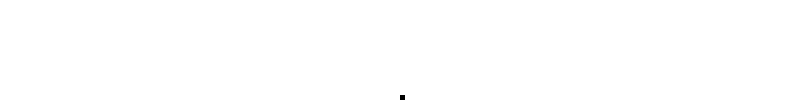
Frame 1 (no input)
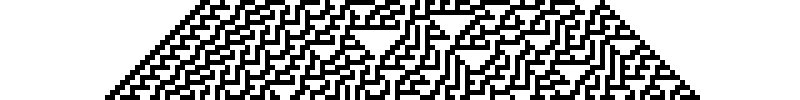
Frame 60 (the mouse pressed at the canvas centre just before this capture)
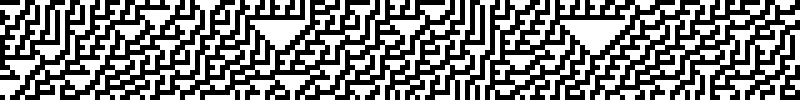
Frame 120 (the mouse held since frame 60 and released just before this capture)

The Processing sketch that drew these frames (run headless with seeded random() and noise(); from frame 60 on, the mouse is pressed at the canvas centre):

// Processing sketch: Exercise_7_04_WolframCA_scrolling_30
// ── Exercise_7_04_WolframCA_scrolling_30.pde
// The Nature of Code
// Daniel Shiffman
// http://natureofcode.com

// Wolfram Cellular Automata

// Simple demonstration of a Wolfram 1-dimensional cellular automata
// with the system scrolling by
// Also implements wrap around

CA ca;   // An object to describe a Wolfram elementary Cellular Automata


void setup() {
  size(800, 100);
  frameRate(30);
  background(255);
  //int[] ruleset = {0,1,1,1,1,0,1,1};           // Rule 222  
  //int[] ruleset = {0,1,1,1,1,1,0,1};           // Rule 190  
  int[] ruleset = {0,1,1,1,1,0,0,0};           // Rule 30  
  //int[] ruleset = {0,1,1,1,0,1,1,0};             // Rule 110  
  
  ca = new CA(ruleset);                 // Initialize CA
}

void draw() {
  ca.display();          // Draw the CA
  ca.generate();
}


// ── CA.pde
// The Nature of Code
// Daniel Shiffman
// http://natureofcode.com

// Wolfram Cellular Automata

// A class to manage the CA

class CA {

  int generation;  // How many generations?
  int[] ruleset;   // An array to store the ruleset, for example {0,1,1,0,1,1,0,1}
  int w = 5;
  int[][] matrix;  // Store a history of generations in 2D array, not just one

  int cols;
  int rows;


  CA(int[] r) {
    ruleset = r;
    cols = width/w;
    rows = height/w;
    matrix = new int[cols][rows];
    restart();
  }

  // Make a random ruleset
  void randomize() {
    for (int i = 0; i < 8; i++) {
      ruleset[i] = int(random(2));
    }
  }

  // Reset to generation 0
  void restart() {
    for (int i = 0; i < cols; i++) {
      for (int j = 0; j < rows; j++) {
        matrix[i][j] = 0;
      }
    }
    matrix[cols/2][0] = 1;    // We arbitrarily start with just the middle cell having a state of "1"
    generation = 0;
  }


  // The process of creating the new generation
  void generate() {

    // For every spot, determine new state by examing current state, and neighbor states
    // Ignore edges that only have one neighor
    for (int i = 0; i < cols; i++) {
      int left  = matrix[(i+cols-1)%cols][generation%rows];   // Left neighbor state
      int me    = matrix[i][generation%rows];       // Current state
      int right = matrix[(i+1)%cols][generation%rows];  // Right neighbor state
      matrix[i][(generation+1)%rows] = rules(left, me, right); // Compute next generation state based on ruleset
    }
    generation++;
  }

  // This is the easy part, just draw the cells, fill 255 for '1', fill 0 for '0'
  void display() {
    int offset = generation%rows;

    for (int i = 0; i < cols; i++) {
      for (int j = 0; j < rows; j++) {
        int y = j - offset;
        if (y <= 0) y = rows + y;
        if (matrix[i][j] == 1) fill(0);
        else                   fill(255);
        noStroke();
        rect(i*w, (y-1)*w, w, w);
      }
    }
  }
  // Implementing the Wolfram rules
  // This is the concise conversion to binary way
  /*int rules (int a, int b, int c) {
   String s = "" + a + b + c;
   int index = Integer.parseInt(s, 2);
   return ruleset[index];
   }*/
  // For JavaScript Mode
  int rules (int a, int b, int c) {
    if (a == 1 && b == 1 && c == 1) return ruleset[7];
    if (a == 1 && b == 1 && c == 0) return ruleset[6];
    if (a == 1 && b == 0 && c == 1) return ruleset[5];
    if (a == 1 && b == 0 && c == 0) return ruleset[4];
    if (a == 0 && b == 1 && c == 1) return ruleset[3];
    if (a == 0 && b == 1 && c == 0) return ruleset[2];
    if (a == 0 && b == 0 && c == 1) return ruleset[1];
    if (a == 0 && b == 0 && c == 0) return ruleset[0];
    return 0;
  }

  // The CA is done if it reaches the bottom of the screen
  boolean finished() {
    if (generation > height/w) {
      return true;
    } 
    else {
      return false;
    }
  }
}
